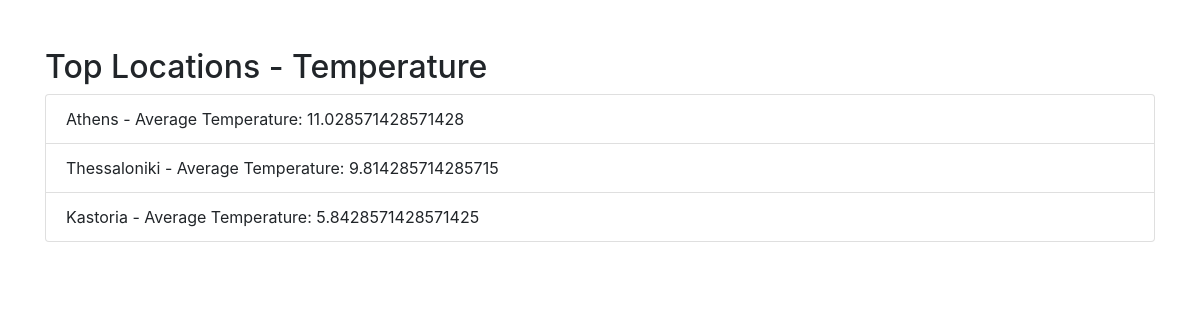
The app's page /top_locations/temperature/ with its own data.
### tables this page shows
CREATE TABLE locations (
                id INTEGER PRIMARY KEY AUTOINCREMENT,
                name TEXT UNIQUE,
                coordinates TEXT UNIQUE
            );

### final.py (the view)
@app.route('/top_locations/<metric>/', methods=['GET'])
def list_dynamic_top_locations(metric):
    n = count_unique_locations()  # Get the dynamic count of locations
    if metric not in ['temperature', 'precipitation', 'wind_speed']:
        return "Invalid metric", 400
    conn = get_db_connection()
    top_locations = conn.execute(
        f'SELECT l.name, AVG(f.{metric}) as avg_metric FROM forecasts f JOIN locations l ON f.location_id = l.id GROUP BY l.name ORDER BY avg_metric DESC LIMIT ?',
        (n,)
    ).fetchall()
    conn.close()
    return render_template('top_locations.html', top_locations=top_locations, metric=metric)

### final.py (called while the page is built)
def get_db_connection():
    conn = sqlite3.connect('weather.db')
    conn.row_factory = sqlite3.Row
    return conn

def count_unique_locations():
    with sqlite3.connect('weather.db') as conn:
        cursor = conn.cursor()
        count = cursor.execute("SELECT COUNT(DISTINCT name) FROM locations").fetchone()[0]
        return count

### templates/top_locations.html (shortened to what this page needs)
<!DOCTYPE html>
<html lang="en">
<head>
    <link href="https://maxcdn.bootstrapcdn.com/bootstrap/4.5.2/css/bootstrap.min.css" rel="stylesheet">
</head>
<body>
    <div class="container mt-5">
        <h2>Top Locations - {{ metric | capitalize }}</h2>
        <ul class="list-group">
            {% for location in top_locations %}
                <li class="list-group-item">
                    {{ location.name }} - Average {{ metric | capitalize }}: {{ location.avg_metric }}
                </li>
            {% endfor %}
        </ul>
    </div>
</body>
</html>

### records on screen
locations: name "Athens", metric "Temperature", avg_metric "11.028571428571428"
locations: name "Thessaloniki", metric "Temperature", avg_metric "9.814285714285715"
locations: name "Kastoria", metric "Temperature", avg_metric "5.8428571428571425"

### other values on screen
{{ metric | capitalize }} "Temperature"
